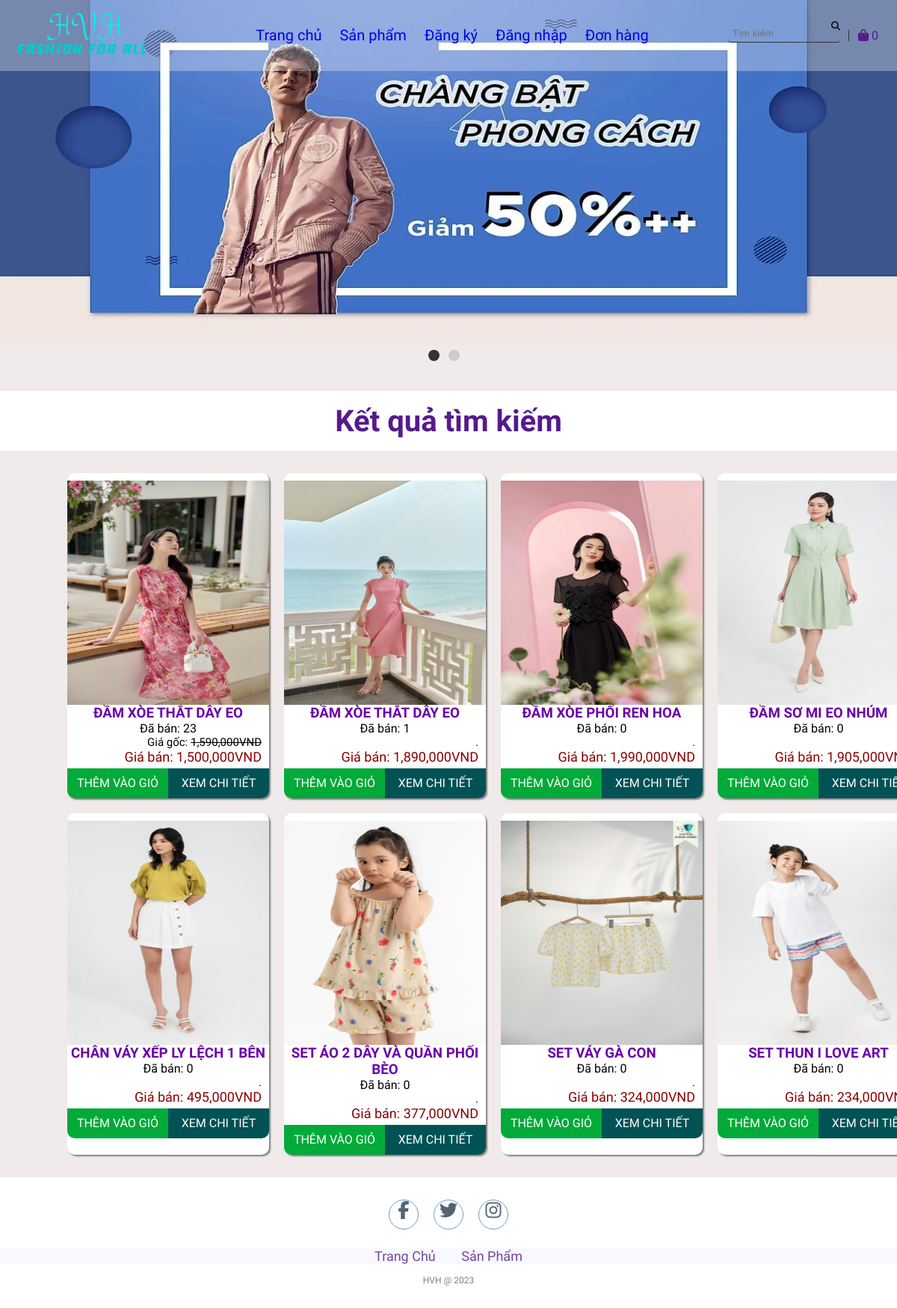
Screenshot of /search.php with the database file from the repository.
### tables this page shows
CREATE TABLE `products` (
  `id` int(11) NOT NULL,
  `name` varchar(255) NOT NULL,
  `originalPrice` decimal(10,0) NOT NULL,
  `promotionPrice` decimal(10,0) NOT NULL,
  `image` varchar(50) NOT NULL,
  `createdBy` int(11) NOT NULL,
  `createdDate` date NOT NULL,
  `cateId` int(11) NOT NULL,
  `qty` int(11) NOT NULL,
  `des` varchar(1000) NOT NULL,
  `status` tinyint(1) NOT NULL,
  `soldCount` int(11) NOT NULL
);

### lib/database.php (called while the page is built, shortened)
<?php
class Database extends PDO
{
  public $host   = DB_HOST;
  public $user   = DB_USER;
  public $pass   = DB_PASS;
  public $dbname = DB_NAME;
  public $link;
  private function connectDB()
  {
    $this->link = new mysqli(
      $this->host,
      $this->user,
      $this->pass,
      $this->dbname
    );
  }
  public function select($query)
  {
    $result = $this->link->query($query);
    if ($result->num_rows > 0) {
      return $result;
    } else {
      return false;
    }
  }
}

### lib/session.php (called while the page is built, shortened)
<?php
class Session
{
   public static function get($key)
   {
      if (isset($_SESSION[$key])) {
         return $_SESSION[$key];
      } else {
         return false;
      }
   }
}

### classes/cart.php (called while the page is built, shortened)
<?php
$filepath = realpath(dirname(__FILE__));
include_once($filepath . '/../lib/database.php');
include_once($filepath . '/../lib/session.php');
include_once($filepath . '/../classes/product.php');
?>
<?php
class cart
{
    private $db;
    public function __construct()
    {
        $this->db = new Database();
    }
    public function getTotalQtyByUserId()
    {
        $userId = Session::get('userId');
        $query = "SELECT SUM(qty) as total FROM cart WHERE userId = '$userId' ";
        $mysqli_result = $this->db->select($query);
        if ($mysqli_result) {
            $result = mysqli_fetch_all($this->db->select($query), MYSQLI_ASSOC)[0];
            return $result;
        }
        return false;
    }
}
?>

### classes/product.php (called while the page is built, shortened)
<?php
$filepath = realpath(dirname(__FILE__));
include_once($filepath . '/../lib/database.php');
include_once($filepath . '/../lib/session.php');
?>
<?php
class product
{
    private $db;
    public function __construct()
    {
        $this->db = new Database();
    }
    public function getFeaturedProducts2($querySearch)
    {
        $querySearch=$querySearch;
        $query =
            "SELECT *
             FROM products
             WHERE name LIKE '%$querySearch%'
             order by products.soldCount DESC
             LIMIT 8";
        $result = $this->db->select($query);
        return $result;
    }
}
?>

### search.php (the view, shortened to what this page needs)
<?php
include_once 'lib/session.php';
include_once 'classes/product.php';
include_once 'classes/cart.php';
$cart = new cart();
$totalQty = $cart->getTotalQtyByUserId();
$product = new product();
$list = mysqli_fetch_all($product->getFeaturedProducts2($search_query ), MYSQLI_ASSOC);
?>
<!DOCTYPE html>
<html lang="en">
<head>
    <link rel="stylesheet" href="css/style.css">
    <link rel="stylesheet" href="https://cdnjs.cloudflare.com/ajax/libs/font-awesome/5.15.4/css/all.min.css">
</head>
<body>
    <section class="top">
        <div class="top-container">
            <div class="row">
                <div class="top-logo"><img src="images/logo.png" alt="" width="200px" height="auto"></div>
                <div class="menu">
                <li><a href="index.php">Trang chủ</a></li>
                <li><a href="productList.php">Sản phẩm</a></li>
            <?php
            if (isset($_SESSION['user']) && $_SESSION['user']) { ?>
                <li><a href="logout.php" id="signin">Đăng xuất</a></li>
            <?php } else { ?>
                <li><a href="register.php" id="signup">Đăng ký</a></li>
                <li><a href="login.php" id="signin">Đăng nhập</a></li>
            <?php } ?>
            <li><a href="order.php" id="order">Đơn hàng</a></li>
                </div>
                <div class="top-menu-icons">
                    <ul>
                        <li>
                            <form action="search.php" method="GET">
                                <input type="text" placeholder="Tìm kiếm">
                                <i class="fas fa-search"></i>
                            </form>
                        </li>
                    <li>
                <a href="checkout.php">
                    <i class="fa fa-shopping-bag" style="color: #551A8B;"></i>
                    <span style="color: #551A8B;" class="sumItem">
                        <?= ($totalQty['total']) ? $totalQty['total'] : "0" ?>
                    </span>
                </a>
            </li>
                    </ul>
                </div>
            </div>
        </div>
    </section>
    <section class="sliders">
        <div class="aspect-ratio-169">
            <img src="images/banner1.webp" alt="">
        </div>
        <div class="dot-container">
                <div class="dot active"></div>
                <div class="dot"></div>
        </div>
    </section>
        <div class="featuredProducts">
        <h1>Kết quả tìm kiếm</h1>
    </div>
    <div class="container">
        <?php
        foreach ($list as $key => $value) { ?>
            <div class="card">
                <div class="imgBx">
                    <a href="detail.php?id=<?= $value['id'] ?>"><img src="admin/uploads/<?= $value['image'] ?>" alt=""></a>
                </div>
                <div class="content">
                    <div class="productName">
                        <a href="detail.php?id=<?= $value['id'] ?>">
                            <h3><?= $value['name'] ?></h3>
                        </a>
                    </div>
                    <div>
                        Đã bán: <?= $value['soldCount'] ?>
                    </div>
                    <div class="original-price">
                        <?php
                        if ($value['promotionPrice'] < $value['originalPrice']) { ?>
                            Giá gốc: <del><?= number_format($value['originalPrice'], 0, '', ',') ?>VND</del>
                        <?php } else { ?>
                            <p>.</p>
                        <?php } ?>
                    </div>
                    <div class="price">
                        Giá bán: <?= number_format($value['promotionPrice'], 0, '', ',') ?>VND
                    </div>
                    <div class="action">
                        <a class="add-cart" href="add_cart.php?id=<?= $value['id'] ?>">Thêm vào giỏ</a>
                        <a class="detail" href="detail.php?id=<?= $value['id'] ?>">Xem chi tiết</a>
                    </div>
                </div>
            </div>
        <?php }
        ?>
    </div>
    <footer>
        <div class="social">
            <a href="#"><i class="fa fa-facebook" aria-hidden="true"></i></a>
            <a href="#"><i class="fa fa-twitter" aria-hidden="true"></i></a>
            <a href="#"><i class="fa fa-instagram" aria-hidden="true"></i></a>
        </div>
        <ul class="list">
            <li>
                <a href="./">Trang Chủ</a>
            </li>
            <li>
                <a href="productList.php">Sản Phẩm</a>
            </li>
        </ul>
        <p class="copyright">HVH @ 2023</p>
    </footer>
</body>
</html>

### css/style.css (style rules this page uses)
* { padding: 0; margin: 0; text-decoration: none; list-style: none; box-sizing: border-box; outline: none; }
body { font-family: Mitr; background: rgb(240, 234, 234); }
li { list-style: none; }
a { text-decoration: none; }
img { overflow-clip-margin: content-box; overflow: clip; }
.top-container { max-width: 1200px; margin: auto; }
.row { display: flex; flex-wrap: wrap; }
.top { padding: 12px 0; align-items: center; display: block; position: fixed; width: 100%; z-index: 999; background-color: rgba(255, 255, 255, 0.3); transition: all 0.3s ease; }
.top-logo { flex: 1; float: right; margin-left: 10px; }
.menu { flex: 3; display: flex; justify-content: center; align-items: center; }
.menu > li { padding: 0 12px; position: relative; font-size: 20px; }
.top-menu-icons { flex: 1; }
.top-menu-icons ul { display: flex; height: 100%; }
.top-menu-icons ul li { display: flex; justify-content: center; align-items: center; padding: 6px 12px; }
.top-menu-icons ul li { position: relative; }
.top-menu-icons ul li::before { content: ""; display: block; position: absolute; height: 15px; width: 1px; background-color: #333; right: 0; }
.top-menu-icons ul li:last-child::before { display: none; }
.top-menu-icons ul li:first-child input { width: 150px; border: none; background-color: transparent; border-bottom: 1px solid #333; padding: 0 0 4px 6px; }
.top-menu-icons ul li:first-child i { position: absolute; font-size: 12px; right: 12px; }
.top-menu-icons ul i { cursor: pointer; }
.sliders { padding-bottom: 20px; overflow: hidden; width: 100vw; }
.aspect-ratio-169 { display: block; position: relative; padding-top: 38.5%; transition: all 0.3s ease; }
.aspect-ratio-169 img { display: block; position: absolute; width: 100%; height: 100%; top: 0; left: 0; }
.dot-container { width: 100%; display: flex; justify-content: center; align-items: center; margin-top: 6px; }
.dot { width: 15px; height: 15px; background-color: #cccccc; border-radius: 50%; margin-right: 12px; cursor: pointer; }
.active { background-color: #333333; }
.featuredProducts { margin-top: 20px; display: flex; font-size: 20px; justify-content: center; background-color: #ffffff; height: 80px; align-items: center; color: #551A8B; }
.container { display: flex; position: relative; width: 90%; display: grid; grid-template-columns: 270px 270px 270px 270px; grid-gap: 20px; padding: 30px; z-index: 0; margin: auto; }
.container .card { width: 100%; background: #fff; border-radius: 10px; box-shadow: 2px 2px 2px gray; }
.container .card .imgBx { position: relative; width: 100%; height: 300px; margin-top: 10px; overflow: hidden; }
.container .card .imgBx img { position: absolute; top: 0; left: 0; width: 100%; height: 100%; transition: 0.5s; }
.container .card .content { text-align: center; }
.productName a { color: #6b00a8; }
.container .card .content .price { text-align: center; color: darkred; margin-right: 10px; text-align: right; font-size: 18px; }
.container .card .content .original-price { text-align: center; margin-right: 10px; text-align: right; font-size: 15px; }
.action { display: flex; height: 40px; line-height: 40px; text-transform: uppercase; margin-top: 5px; }
.action .add-cart { width: 50%; background: #01aa39; color: white; border-bottom-left-radius: 10px; font-size: 16px; cursor: pointer; transition: 0.3s; }
.action .detail { width: 50%; background: rgb(1, 82, 85); color: white; border-bottom-right-radius: 10px; font-size: 16px; cursor: pointer; transition: 0.3s; }
footer { padding: 30px 0; background-color:white; }
footer .social { text-align: center; padding-bottom: 25px; color: white; }
footer .social a { color: inherit; font-size: 24px; border: 1px solid steelblue; width: 40px; height: 40px; display: inline-block; text-align: center; border-radius: 50%; margin: 0 8px; transition: 0.5s; background-color: white; color: #2c3e50; opacity: 0.8; }
footer ul { margin-top: 0; padding: 0; list-style: none; font-size: 18px; margin-bottom: 0; text-align: center; }
footer ul a { color: inherit; text-decoration: none; opacity: 0.8; }
footer ul li { display: inline; padding: 0 15px; }
footer .copyright { margin-top: 15px; text-align: center; font-size: 12px; color: gray; }
.list { background-color: ghostwhite; color: #551A8B; }
input[type=text], input[type=password], input[type=email], input[type=number], textarea, select { width: 100%; padding: 12px 20px; margin: 8px 0; border: 1px solid #ccc; border-radius: 4px; }
del { text-decoration: line-through; }

### rows the page displays
products: image (picture), name "ĐẦM XÒE THẮT DÂY EO", soldCount "23", originalPrice "1,590,000", promotionPrice "1,500,000"
products: image (picture), name "ĐẦM XÒE THẮT DÂY EO", soldCount "1", promotionPrice "1,890,000"
products: image (picture), name "ĐẦM XÒE PHỐI REN HOA", soldCount "0", promotionPrice "1,990,000"
products: image (picture), name "ĐẦM SƠ MI EO NHÚM", soldCount "0", promotionPrice "1,905,000"
products: image (picture), name "CHÂN VÁY XẾP LY LỆCH 1 BÊN", soldCount "0", promotionPrice "495,000"
products: image (picture), name "SET ÁO 2 DÂY VÀ QUẦN PHỐI BÈO", soldCount "0", promotionPrice "377,000"
products: image (picture), name "SET VÁY GÀ CON", soldCount "0", promotionPrice "324,000"
products: image (picture), name "SET THUN I LOVE ART", soldCount "0", promotionPrice "234,000"
